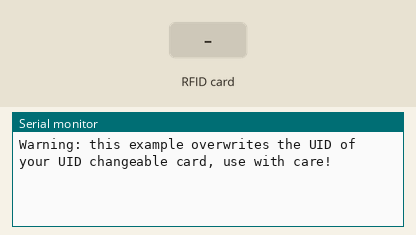
This sketch was run on a simulated Arduino Mega 2560, built with avr-gcc and run on an emulated ATmega2560. Parts: the last lines printed to the serial monitor. The inputs (shaded band) are chosen by the test bench.

Above: at 1.2 s.
1.3 s: RFID card DE AD BE EF held to the reader
At 2.5 s:
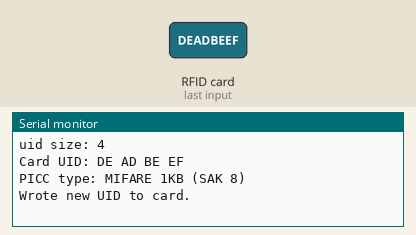
2.8 s: RFID card 5E 7A 19 C4 held to the reader
At 4.1 s:
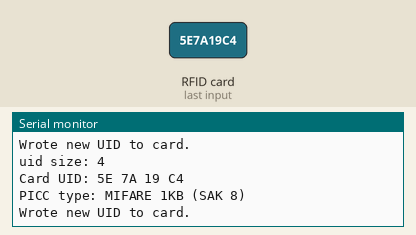

The sketch:

MF-RC522_RFID.ino
```cpp
//www.elegoo.com
//2016.12.09

/*
 * --------------------------------------------------------------------------------------------------------------------
 * Example to change UID of changeable MIFARE card.
 * --------------------------------------------------------------------------------------------------------------------
 * This is a MFRC522 library example; for further details and other examples see: https://github.com/miguelbalboa/rfid
 *
 * This sample shows how to set the UID on a UID changeable MIFARE card.
 * NOTE: for more informations read the README.rst
 *
 * @author Tom Clement
 * @license Released into the public domain.
 *
 * Typical pin layout used:
 * -----------------------------------------------------------------------------------------
 *             MFRC522      Arduino       Arduino   Arduino    Arduino          Arduino
 *             Reader/PCD   Uno           Mega      Nano v3    Leonardo/Micro   Pro Micro
 * Signal      Pin          Pin           Pin       Pin        Pin              Pin
 * -----------------------------------------------------------------------------------------
 * RST/Reset   RST          9             5         D9         RESET/ICSP-5     RST
 * SPI SS      SDA(SS)      10            53        D10        10               10
 * SPI MOSI    MOSI         11 / ICSP-4   51        D11        ICSP-4           16
 * SPI MISO    MISO         12 / ICSP-1   50        D12        ICSP-1           14
 * SPI SCK     SCK          13 / ICSP-3   52        D13        ICSP-3           15
 */

#include <SPI.h>
#include <MFRC522.h>

#define RST_PIN   5     // Configurable, see typical pin layout above
#define SS_PIN    53   // Configurable, see typical pin layout above

MFRC522 mfrc522(SS_PIN, RST_PIN);   // Create MFRC522 instance

/* Set your new UID here! */
#define NEW_UID {0xDE, 0xAD, 0xBE, 0xEF}

MFRC522::MIFARE_Key key;

void setup() {
  Serial.begin(9600);  // Initialize serial communications with the PC
  while (!Serial);     // Do nothing if no serial port is opened (added for Arduinos based on ATMEGA32U4)
  SPI.begin();         // Init SPI bus
  mfrc522.PCD_Init();  // Init MFRC522 card
  Serial.println(F("Warning: this example overwrites the UID of your UID changeable card, use with care!"));

  // Prepare key - all keys are set to FFFFFFFFFFFFh at chip delivery from the factory.
  for (byte i = 0; i < 6; i++) {
    key.keyByte[i] = 0xFF;
  }
}

// Setting the UID can be as simple as this:
//void loop() {
//  byte newUid[] = NEW_UID;
//  if ( mfrc522.MIFARE_SetUid(newUid, (byte)4, true) ) {
//    Serial.println("Wrote new UID to card.");
//  }
//  delay(1000);
//}

// But of course this is a more proper approach
void loop() {

  // Look for new cards, and select one if present
  if ( ! mfrc522.PICC_IsNewCardPresent() || ! mfrc522.PICC_ReadCardSerial() ) {
    delay(50);
    return;
  }

  // Now a card is selected. The UID and SAK is in mfrc522.uid.

  // Dump UID
   Serial.print("uid size: "  );
  Serial.print(mfrc522.uid.size );

  Serial.print("\r\n");
  Serial.print(F("Card UID:"));

  for (byte i = 0; i < mfrc522.uid.size; i++) {

    Serial.print(mfrc522.uid.uidByte[i] < 0x10 ? " 0" : " ");
    Serial.print(mfrc522.uid.uidByte[i], HEX);
  }

  Serial.println();


  // Dump PICC type
  MFRC522::PICC_Type piccType = mfrc522.PICC_GetType(mfrc522.uid.sak);
  Serial.print(F("PICC type: "));
  Serial.print(mfrc522.PICC_GetTypeName(piccType));
  Serial.print(F(" (SAK "));
  Serial.print(mfrc522.uid.sak);
  Serial.print(")\r\n");
  if (  piccType != MFRC522::PICC_TYPE_MIFARE_MINI
    &&  piccType != MFRC522::PICC_TYPE_MIFARE_1K
    &&  piccType != MFRC522::PICC_TYPE_MIFARE_4K) {
    Serial.println(F("This sample only works with MIFARE Classic cards."));
    return;
  }

//   Set new UID
   byte newUid[] = NEW_UID;
   if ( mfrc522.MIFARE_SetUid(newUid, (byte)4, true) ) {
     Serial.println(F("Wrote new UID to card."));
   }

  // Halt PICC and re-select it so DumpToSerial doesn't get confused
   mfrc522.PICC_HaltA();
   if ( ! mfrc522.PICC_IsNewCardPresent() || ! mfrc522.PICC_ReadCardSerial() ) {
     return;
   }

  // Dump the new memory contents
  Serial.println(F("New UID and contents:"));
  mfrc522.PICC_DumpToSerial(&(mfrc522.uid));

  delay(2000);
}
```

Measured:
- after the input at 1.3 s, the serial monitor: prints a new line after 0.05 s (image 1)
- after the input at 2.8 s, the serial monitor: prints a new line after 0.05 s (image 2)
